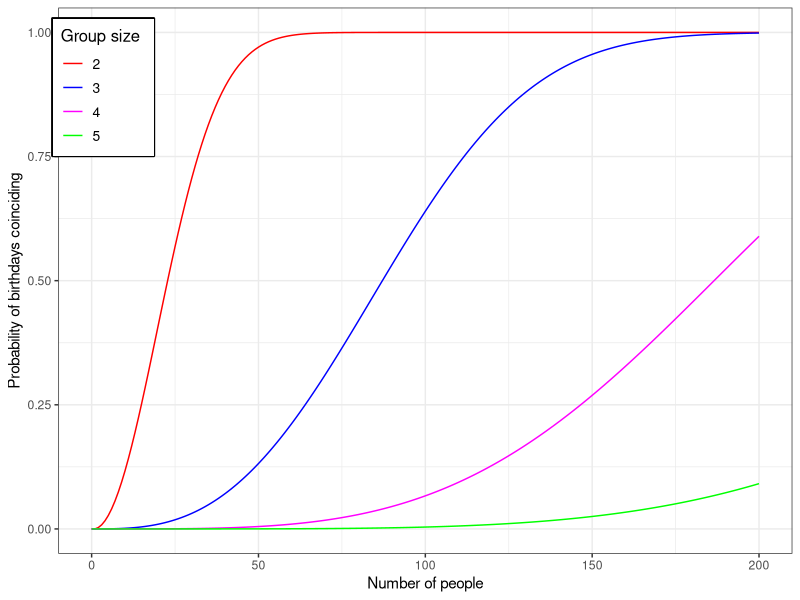

Write R code to recreate this figure.
?pbirthday

N = 0:200
data2 = rep(0, length(N))
data3 = rep(0, length(N))
data4 = rep(0, length(N))
data5 = rep(0, length(N))
data6 = rep(0, length(N))

for(i in N){
    data2[i+1] = pbirthday(i,classes=365,2)
    data3[i+1] = pbirthday(i,classes=365,3)
    data4[i+1] = pbirthday(i,classes=365,4)
    data5[i+1] = pbirthday(i,classes=365,5)
    data6[i+1] = pbirthday(i,classes=365,6)
}

pbirthData = data.frame(N, data2, data3, data4, data5)

library(tidyverse)

colors = c("2"="red",
           "3"="blue",
           "4"="magenta",
           "5"="green")

ggplot(data = pbirthData, mapping = aes(x = N))+
    geom_line(aes(y = data2, color="2"))+
    geom_line(aes(y = data3, color="3"))+
    geom_line(aes(y = data4, color="4"))+
    geom_line(aes(y = data5, color="5"))+
    theme_bw()+
    labs(x = "Number of people",
         y = "Probability of birthdays coinciding",
         color = "Group size")+
    scale_color_manual(values = colors)+
    theme(legend.position = c(.13, .98),
              legend.justification = c("right", "top"),
              legend.box.just = "right",
              legend.margin = margin(6, 10, 6, 6),
              legend.box.background = element_rect(color="black",
                                                   size=1),
              legend.text = element_text(size = 10),
              legend.title = element_text(face = "plain", size = 12))

birthdays <- 1:365
numPeople <- 1:200

maxCoincidence <- function(n){
     return(max(table(sample(birthdays, n, replace=TRUE))))
}

genBirthdayProblem <- function(N,m,iterate){
    p = rep(0,length(N))
    for(n in N){
        p[n] <- mean(replicate(iterate, maxCoincidence(n) >= m))
    }
    return(p)
}

y = genBirthdayProblem(numPeople,2,100)
y
temp <- sum(replicate(100, maxCoincidence(23) >= 2))
temp
